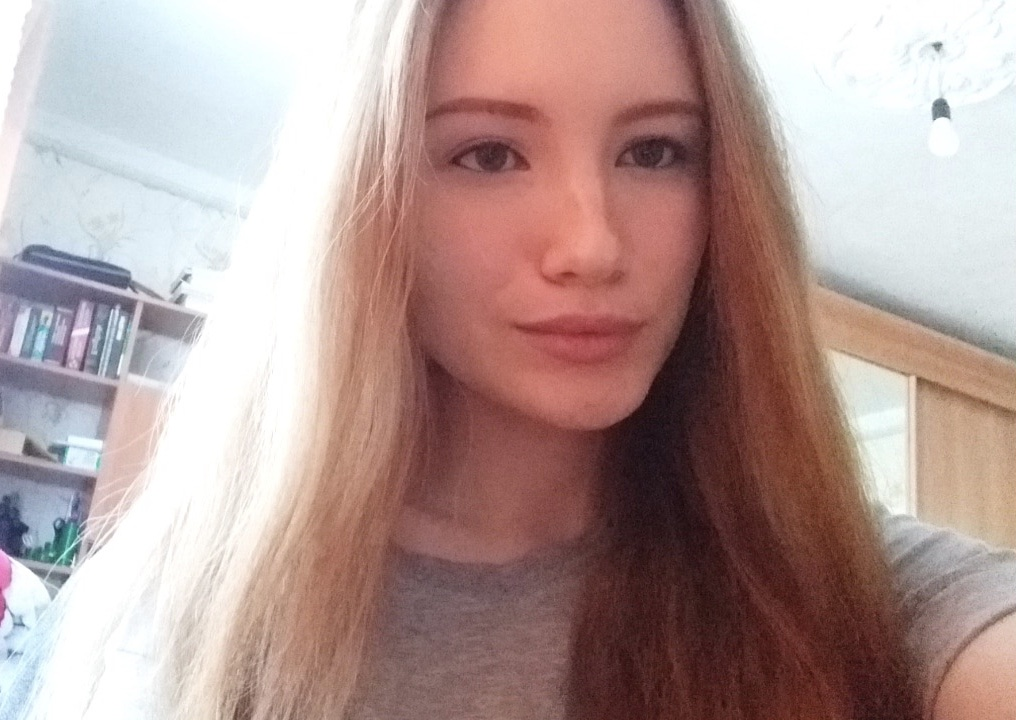
#> input picture Resources/Photos/masha(2).jpg, 1016 x 720 px, found by its file name
$ python face.py
#> lines starting #> are read from the running program, lines starting #| are printed output that depends on the picture; after the words box and inside, x2 and y2 are one past the last pixel; in counts of white or black regions, pixels touching at a corner belong together
import cv2 as cv
import numpy as np

img = cv.imread('Resources\Photos\masha(2).jpg')
#> img is the input picture: shape (720, 1016, 3); mean B, G, R 149.5, 153.1, 177.8
gray = cv.cvtColor(img, cv.COLOR_BGR2GRAY)
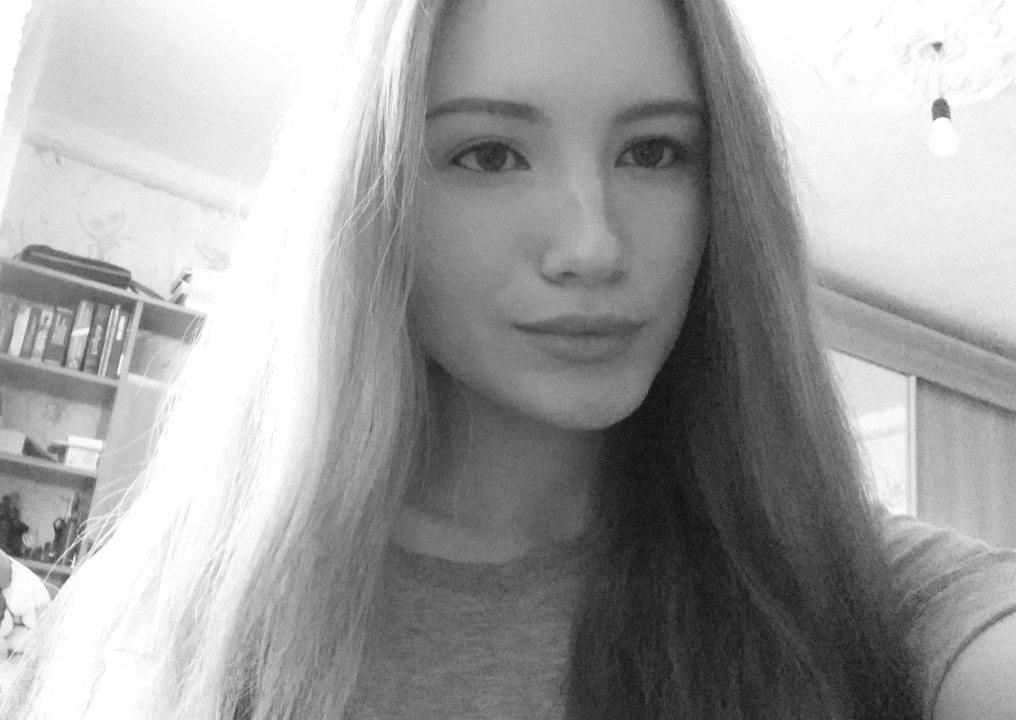
#> gray: shape (720, 1016); min 13, max 255, mean 160.1

haar_cascade = cv.CascadeClassifier('haar_face.xml')

face_rect = haar_cascade.detectMultiScale(gray, scaleFactor=1.1, minNeighbors=3)
#> face_rect = [[377, 22, 387, 387]]

print(face_rect)
#| [[377  22 387 387]]

for (x,y,w,h) in face_rect:
    cv.rectangle(img, (x, y), (x+w, y+h), (0,255,0),thickness=2)
#> this loop made 1 pass
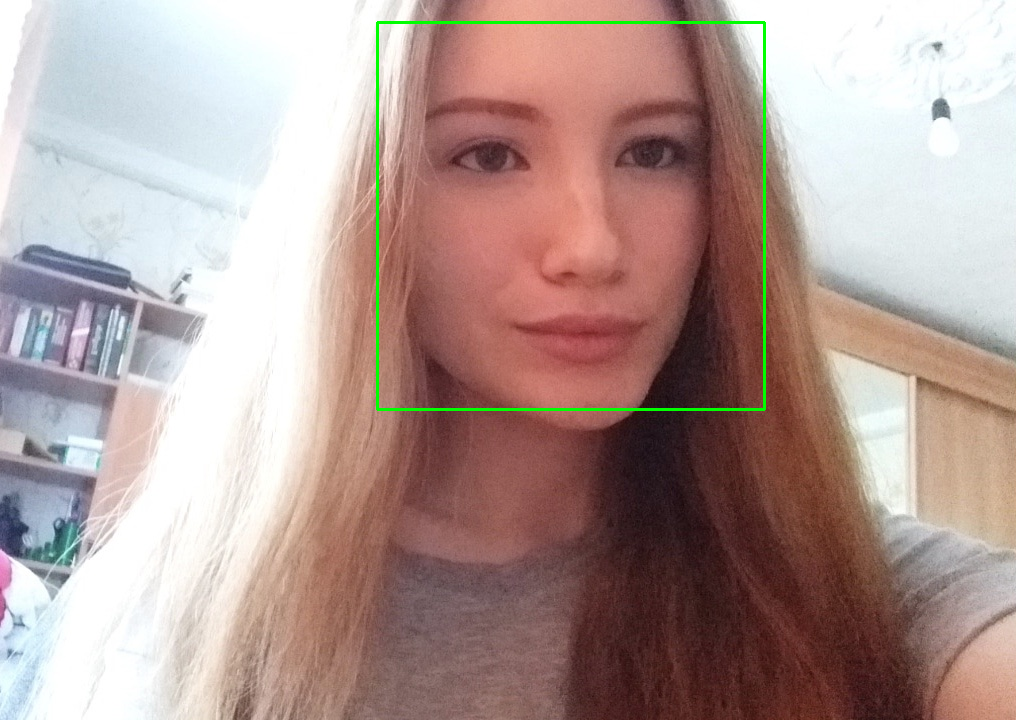
#> img: shape (720, 1016, 3); 0.63% of pixels changed, all inside (x1, y1, x2, y2) = (376, 21, 766, 411)

cv.imshow('face', img )
cv.waitKey(0)
#python face.py

$ run again, with Resources/Photos/kostya.jpg copied over Resources/Photos/masha(2).jpg
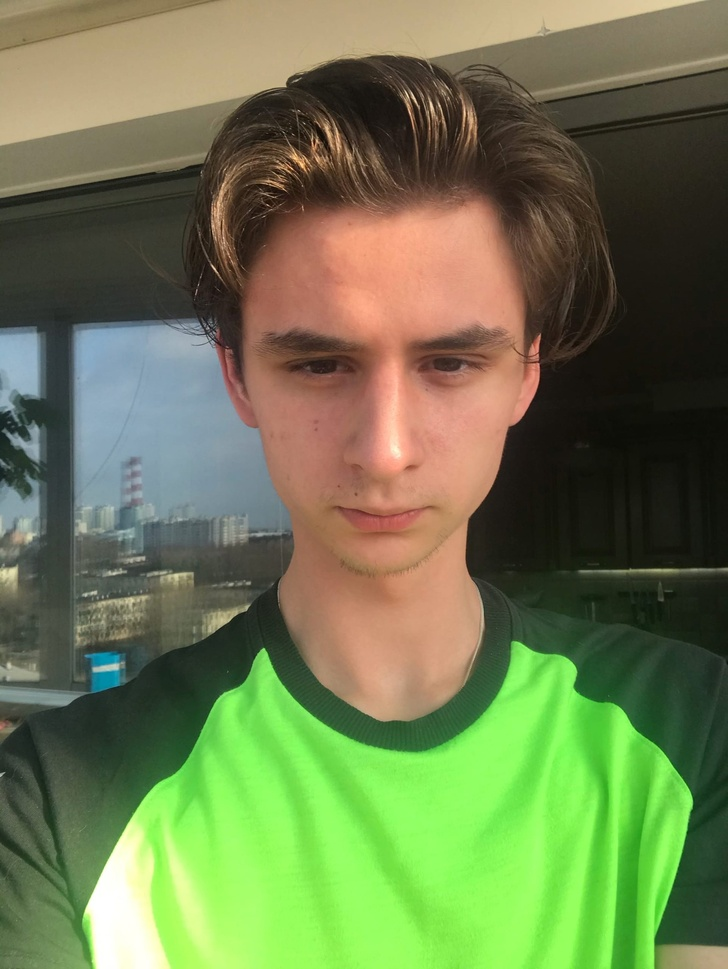
#> input picture Resources/Photos/kostya.jpg, 728 x 969 px, shrunk from 1623 x 2160 before the run, found by its file name
#> img is the input picture: shape (969, 728, 3); mean B, G, R 79, 122.7, 109.6
#> `gray = cv.cvtColor(img, cv.COLOR_BGR2GRAY)`:
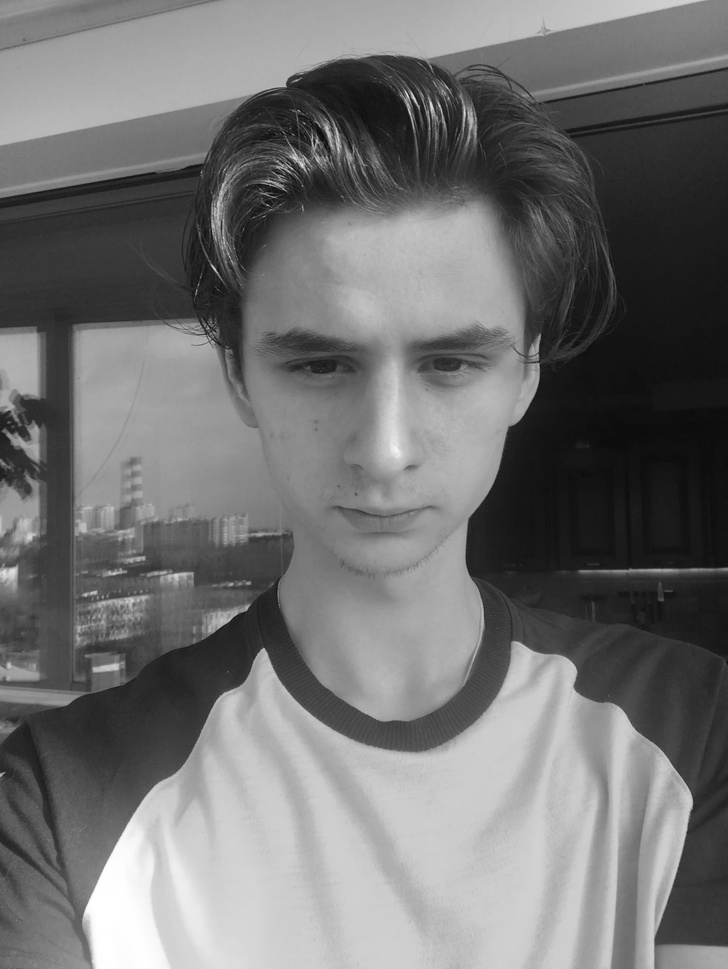
#> gray: shape (969, 728); min 7, max 255, mean 113.8
#> face_rect = [[197, 221, 382, 382]]
#| [[197 221 382 382]]
#> the loop `for (x,y,w,h) in face_rect:` made 1 pass
#> after the loop `for (x,y,w,h) in face_rect:`:
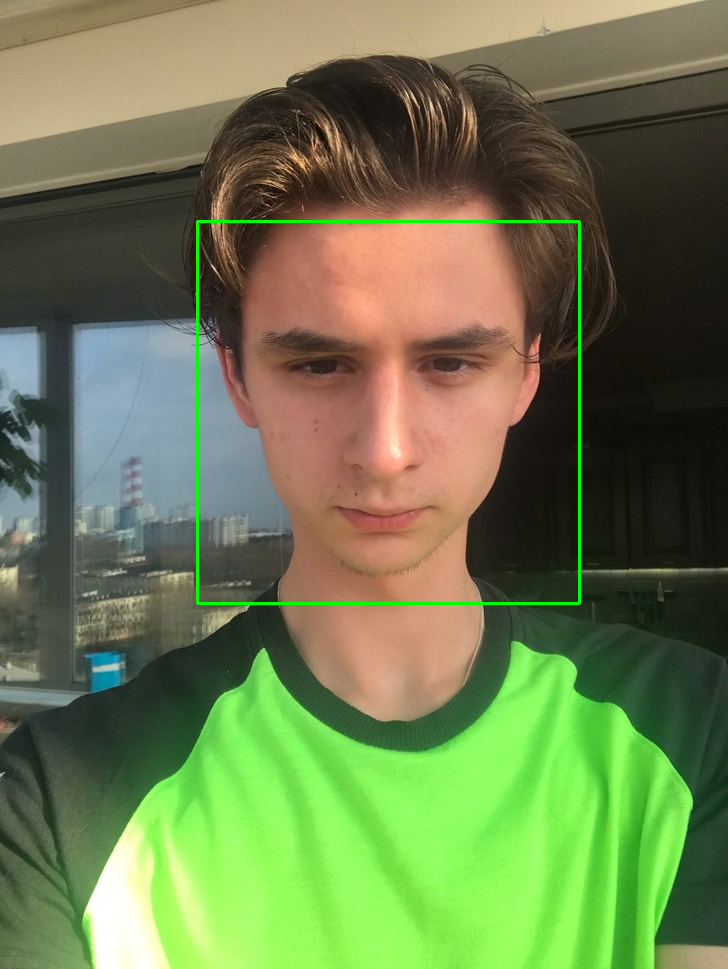
#> img: shape (969, 728, 3); 0.65% of pixels changed, all inside (x1, y1, x2, y2) = (196, 220, 581, 605)
